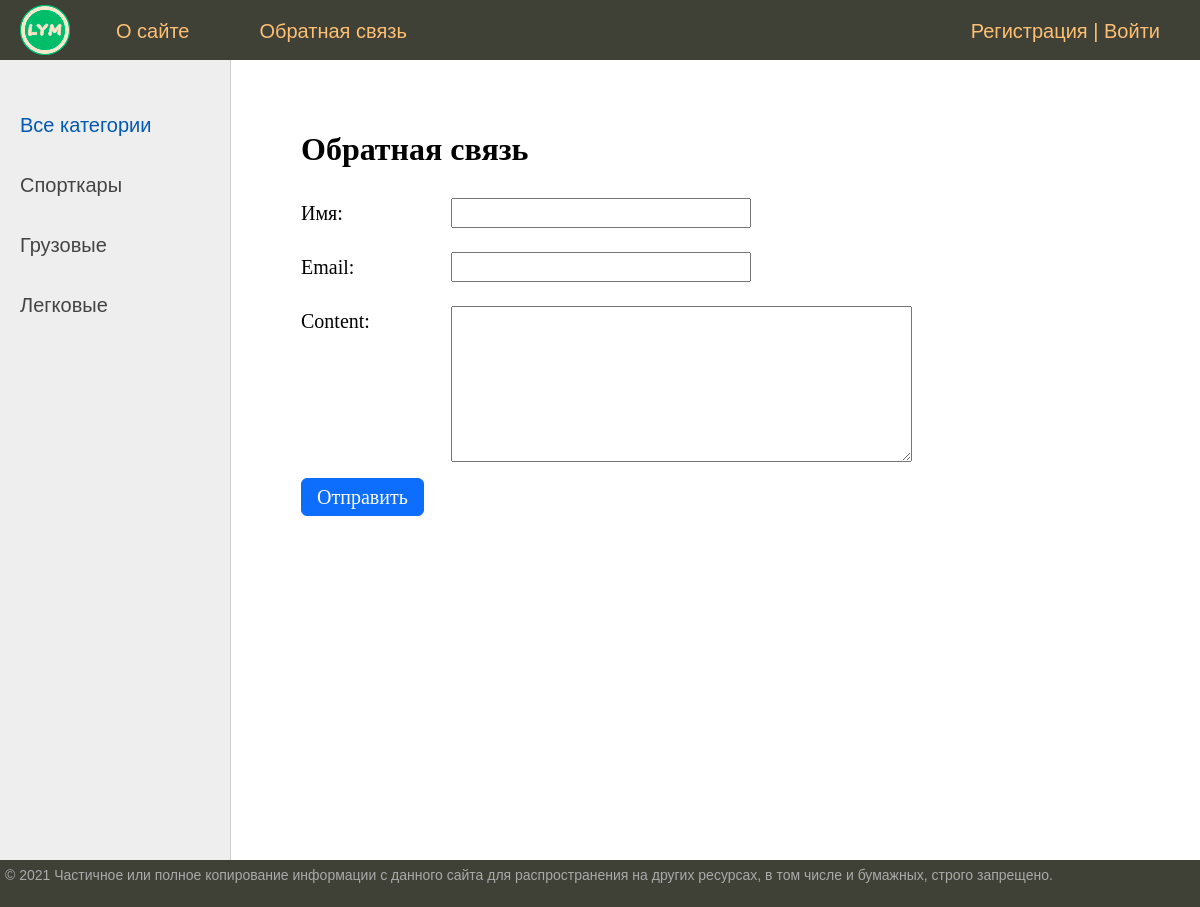
Page /contact/ on the committed database.
### brandauto/models.py (models this page shows, shortened)
class Menu(models.Model):
    title = models.CharField(max_length=255, verbose_name='Заголовок меню')
    url_name = models.CharField(max_length=255, verbose_name='URL меню')
    class Meta:
        verbose_name = 'Меню'
        verbose_name_plural = 'Меню'
        ordering = ['id']

class Category(models.Model):
    name = models.CharField(max_length=100, db_index=True, verbose_name='Категория')
    slug = models.SlugField(max_length=255, unique=True, db_index=True, verbose_name='URL')
    def get_absolute_url(self):
        return reverse('category', kwargs={'cat_slug': self.slug})
    class Meta:
        verbose_name = 'Категория'
        verbose_name_plural = 'Категории'
        ordering = ['id']

### brandauto/views.py (the view, shortened to what this page needs)
# urls.py: path('contact/', ContactFormView.as_view(), name='contact'),
class ContactFormView(DataMixin, FormView):
    form_class = ContactForm
    template_name = 'brandauto/contact.html'
    success_url = reverse_lazy('home')
    def get_context_data(self, **kwargs):
        context = super().get_context_data(**kwargs)
        c_def = self.get_user_context(title='Обратная связь')
        context.update(c_def)
        return context

### brandauto/forms.py
class ContactForm(forms.Form):
    name = forms.CharField(label='Имя', max_length=255,
                           widget=forms.TextInput(attrs={'class': 'form-input'}))
    email = forms.EmailField(label='Email',
                             widget=forms.EmailInput(attrs={'class': 'form-input'}))
    content = forms.CharField(widget=forms.Textarea(attrs={'cols': 40, 'rows': 5}))

### brandauto/utils.py (called while the page is built)
def get_cats_auto():
    cats = Category.objects.annotate(Count('cars')).order_by('id')
    return cats

    def get_user_context(self, **kwargs):
        context = kwargs
        context['cats'] = get_cats_auto()
        if 'cat_selected' not in context:
            context['cat_selected'] = 0
        if not self.request.user.is_authenticated:
            menu = Menu.objects.filter(~Q(url_name='add_page'))
        else:
            menu = Menu.objects.all()
        context['menu'] = menu
        return context

### brandauto/templates/brandauto/contact.html (shortened to what this page needs)
{% extends 'brandauto/base.html' %}
{% block content %}
<h1>{{title}}</h1>
<form method="post">
    {% for f in form %}
    <p><label class="form-label" for="{{ f.id_for_label }}">{{ f.label }}: </label>{{ f }}</p>
    {% endfor %}
    <button type="submit" class="btn btn-primary">Отправить</button>
</form>
{% endblock content %}

### brandauto/templates/brandauto/base.html (shortened to what this page needs)
{% load static %}
{% load django_bootstrap5 %}
{% bootstrap_css %}
<!DOCTYPE html>
<html>
<head>
	<link type="text/css" href="{% static 'brandauto/css/styles.css' %}" rel="stylesheet" />
</head>
<body>
<div class="table-page">
	{% block mainmenu %}
	<div class="header">
		<ul id="mainmenu" class="mainmenu">
			<li class="logo"><a href="{% url 'home' %}"><div class="logo"></div></a></li>
			{% for m in menu %}
			<li><a href="{% url m.url_name %}">{{m.title}}</a></li>
			{% endfor %}
			{% if request.user.is_authenticated %}
			<div class="last">
				<div id="block_mini_profile">
					{% include 'users/user_profile.html' %}
				</div>
				<a class="logout" href="{% url 'logout' %}">Выйти</a>
			</div>
			{% else %}
			<li class="last"><a href="{% url 'register' %}">Регистрация</a> | <a href="{% url 'login' %}">Войти</a></li>
			{% endif %}
		</ul>
	</div>
	{% endblock mainmenu %}
	<div class="table-content">
		<div class="left-chapters">
			<ul id="leftchapters">
			{% if cat_selected == 0 %}
					<li class="selected">Все категории</li>
			{% else %}
					<li><a href="{% url 'home' %}">Все категории</a></li>
			{% endif %}
			{% for c in cats %}
			{% if c.cars__count > 0 %}
				{% if c.pk == cat_selected %}
					<li class="selected">{{ c.name }}</li>
				{% else %}
					<li><a href="{{ c.get_absolute_url }}">{{ c.name }}</a></li>
				{% endif %}
			{% endif %}
			{% endfor %}
			</ul>
		</div>
		<div class="content">
			<div class="content-text">
			{% block content %}
			{% endblock content %}
			</div>
		</div>
	</div>
	<div id="footer">
		<p>&copy; 2021 Частичное или полное копирование информации с данного сайта для распространения на других ресурсах, в том числе и бумажных, строго запрещено.</p>
	</div>
</div>
</body>
</html>

### brandauto/static/brandauto/css/styles.css (style rules this page uses)
html, body { font-family: 'Arial'; margin: 0; padding: 0; height: 100%; width: 100%; color: #444; }
ul { list-style: none; }
h1 { font-weight: bold; margin: 0 0 30px 0; }
.btn-primary { font-size: 20px; padding: 3px 15px; }
div { display: flex; flex-direction: row; }
a { color: #0059b2; text-decoration: none; }
.table-page { flex-direction: column; }
.header { background: #3F4137; height: 60px; display: block; }
.logo { background: url('../images/logo.png') no-repeat 20px 5px; width: 86px; height: 55px; }
ul.mainmenu { list-style: none; margin: 0; padding: 0; height: 60px; color: #fdc073; font-size: 20px; overflow: hidden; }
ul.mainmenu li { float: left; margin: 16px 40px 0 30px; }
ul.mainmenu li.logo { margin: 0; }
ul.mainmenu li.last { float: right; }
ul.mainmenu li a { color: #fdc073; text-decoration: none; }
.table-content { width: 100%; min-height: 100%; height: auto; }
.left-chapters { margin: 0; background: #eee; border-right: 1px solid #ccc; }
.left-chapters ul { width: 230px; margin: 0; padding: 20px 10px 10px 20px; list-style: none; font-size: 20px; }
.left-chapters ul li { margin: 30px 0 0 0; }
.left-chapters ul li.selected { color: #0059b2; }
.left-chapters ul li a { color: #444; text-decoration: none; }
.content { padding: 40px 20px 20px 40px; width: 100%; min-height: 100vh; box-sizing: border-box; }
.content-text { flex-direction: column; margin: 30px 0 0 30px; color: #000; font-size: 20px; font-family: Yandex Sans Display Light; }
.content-text h1 { font-size: 32px; }
#footer { box-sizing: border-box; background: #3F4137; padding: 5px; color: #aaa; font-size: 14px; font-family: Verdana, Geneva, Arial, Helvetica; text-align: left; }
.form-input { width: 300px; font-size: 16px; }
.form-label { display: inline-block; min-width: 150px; vertical-align: top; }

### rows in the picture
Menu: title "О сайте"
Menu: title "Обратная связь"
Category: name "Спорткары"
Category: name "Грузовые"
Category: name "Легковые"

### other values in the picture
{{ f.label }} "Имя" "Email" "Content"
